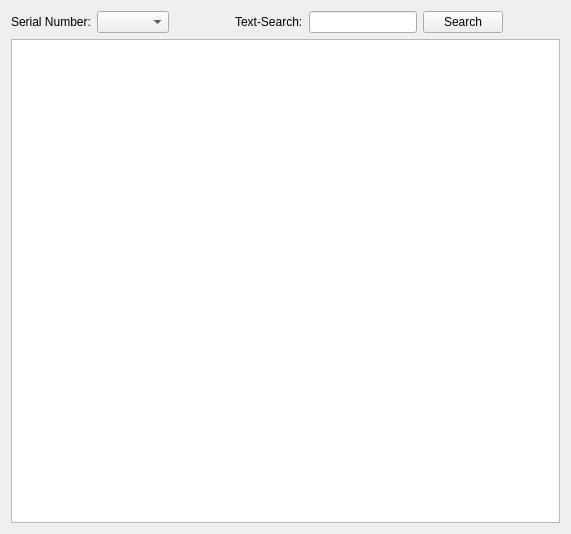
<?xml version="1.0" encoding="UTF-8"?>
<ui version="4.0">
 <class>FormDisplayJSON</class>
 <widget class="QWidget" name="FormDisplayJSON">
  <property name="geometry">
   <rect>
    <x>0</x>
    <y>0</y>
    <width>571</width>
    <height>534</height>
   </rect>
  </property>
  <property name="windowTitle">
   <string>Form</string>
  </property>
  <layout class="QVBoxLayout" name="verticalLayout">
   <item>
    <layout class="QHBoxLayout" name="horizontalLayout">
     <item>
      <widget class="QLabel" name="label_2">
       <property name="text">
        <string>Serial Number:</string>
       </property>
      </widget>
     </item>
     <item>
      <widget class="QComboBox" name="comboBoxDevice">
       <property name="sizePolicy">
        <sizepolicy hsizetype="MinimumExpanding" vsizetype="Fixed">
         <horstretch>0</horstretch>
         <verstretch>0</verstretch>
        </sizepolicy>
       </property>
       <property name="maximumSize">
        <size>
         <width>200</width>
         <height>16777215</height>
        </size>
       </property>
      </widget>
     </item>
     <item>
      <spacer name="horizontalSpacer">
       <property name="orientation">
        <enum>Qt::Horizontal</enum>
       </property>
       <property name="sizeType">
        <enum>QSizePolicy::Preferred</enum>
       </property>
       <property name="sizeHint" stdset="0">
        <size>
         <width>60</width>
         <height>20</height>
        </size>
       </property>
      </spacer>
     </item>
     <item>
      <widget class="QLabel" name="label">
       <property name="text">
        <string>Text-Search:</string>
       </property>
      </widget>
     </item>
     <item>
      <widget class="QLineEdit" name="lineEditSerialNr">
       <property name="sizePolicy">
        <sizepolicy hsizetype="MinimumExpanding" vsizetype="Fixed">
         <horstretch>0</horstretch>
         <verstretch>0</verstretch>
        </sizepolicy>
       </property>
       <property name="maximumSize">
        <size>
         <width>200</width>
         <height>16777215</height>
        </size>
       </property>
      </widget>
     </item>
     <item>
      <widget class="QPushButton" name="pushButtonDisplayJSON">
       <property name="text">
        <string>Search</string>
       </property>
      </widget>
     </item>
     <item>
      <spacer name="horizontalSpacer_2">
       <property name="orientation">
        <enum>Qt::Horizontal</enum>
       </property>
       <property name="sizeHint" stdset="0">
        <size>
         <width>40</width>
         <height>20</height>
        </size>
       </property>
      </spacer>
     </item>
    </layout>
   </item>
   <item>
    <widget class="QTreeView" name="treeViewJSON"/>
   </item>
  </layout>
 </widget>
 <resources/>
 <connections/>
</ui>
